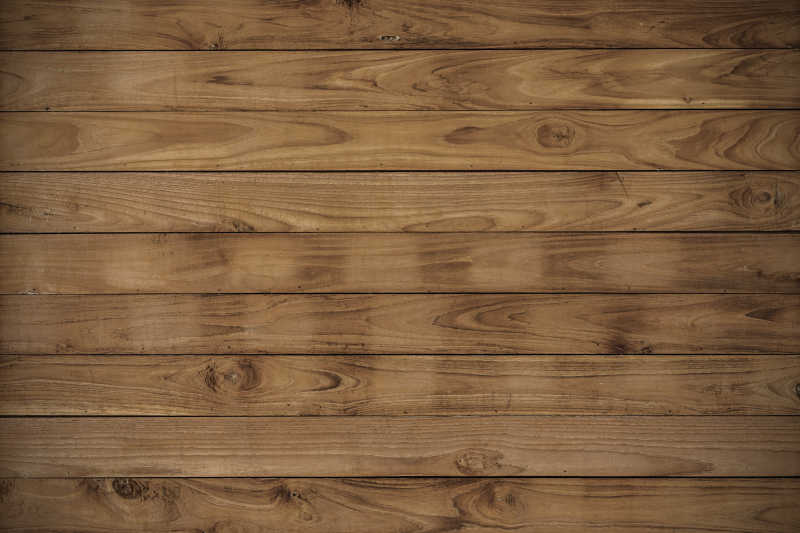
#> input picture SimEnvs/LeftArmPutStuff2Drawer/model/image/texture_table.png, 800 x 533 px, found by its file name
$ python Textrue_resize.py
#> lines starting #> are read from the running program, lines starting #| are printed output that depends on the picture
from PIL import Image
import os

def resize_image(input_path, output_path, size=(512, 512)):
    """
    将图片调整为指定大小。

    :param input_path: 输入图片的路径
    :param output_path: 输出图片的路径
    :param size: 目标大小，默认为 (512, 512)
    """
#> called with size = (512, 512)
    if not os.path.exists(input_path):
        print(f"输入文件路径不存在: {input_path}")
        return

    with Image.open(input_path) as img:
#> img is the input picture: PIL image 800x533 RGB; mean R, G, B 125.8, 94, 63.1
        resized_img = img.resize(size, Image.Resampling.LANCZOS)
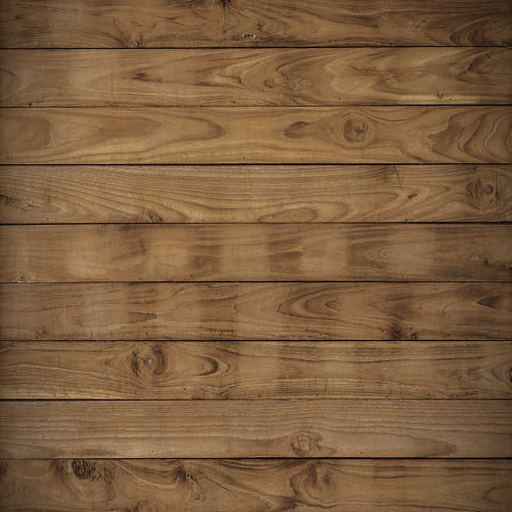
#> resized_img: PIL image 512x512 RGB; mean R, G, B 125.8, 94, 63.1
        resized_img.save(output_path)
        print(f"图片已保存为 {output_path}")

# 示例使用
input_image_path = '/home/liulitao/CASIA_Intern/BaseLines/DataCaptuer/FinalDataCap/NormalLevel/PutBlock2BottomDrawer/model/image/texture_table.png'
output_image_path = '/home/liulitao/CASIA_Intern/BaseLines/DataCaptuer/FinalDataCap/NormalLevel/PutBlock2BottomDrawer/model/image/texture_table_resize.png'
resize_image(input_image_path, output_image_path)

$ run again, with SimEnvs/LeftArmPutStuff2Drawer/model/image/texture_0.png copied over SimEnvs/LeftArmPutStuff2Drawer/model/image/texture_table.png
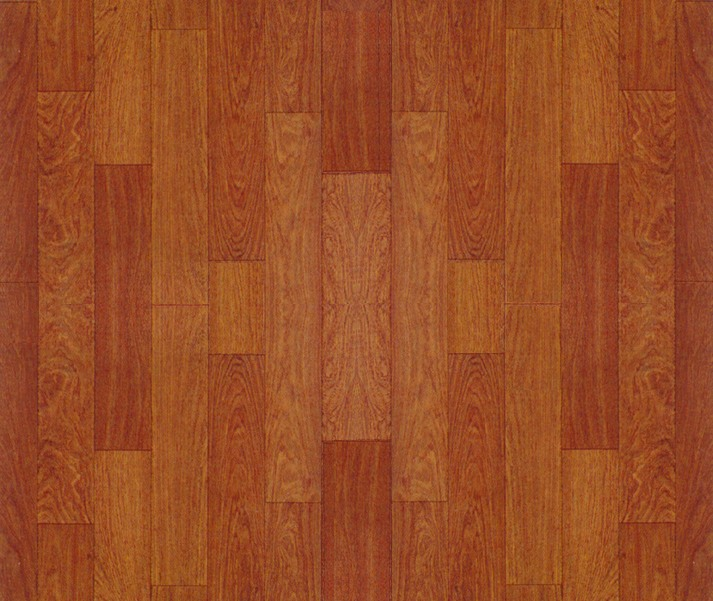
#> input picture SimEnvs/LeftArmPutStuff2Drawer/model/image/texture_0.png, 713 x 601 px, found by its file name
#> in resize_image, img is the input picture: PIL image 713x601 RGB; mean R, G, B 152.4, 76.5, 38.2
#> in resize_image, `resized_img = img.resize(size, Image.Resampling.LANCZOS)`:
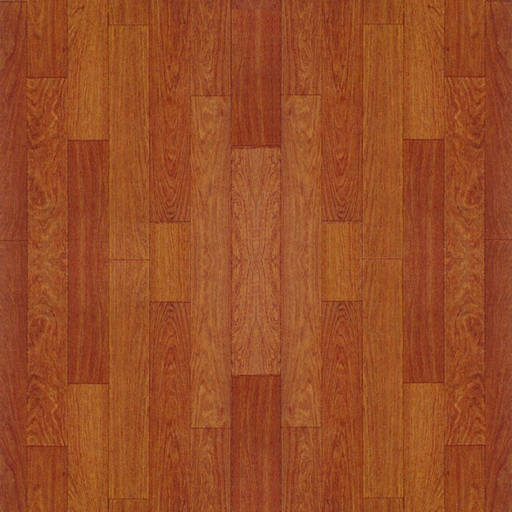
#> resized_img: PIL image 512x512 RGB; mean R, G, B 152.4, 76.5, 38.2
